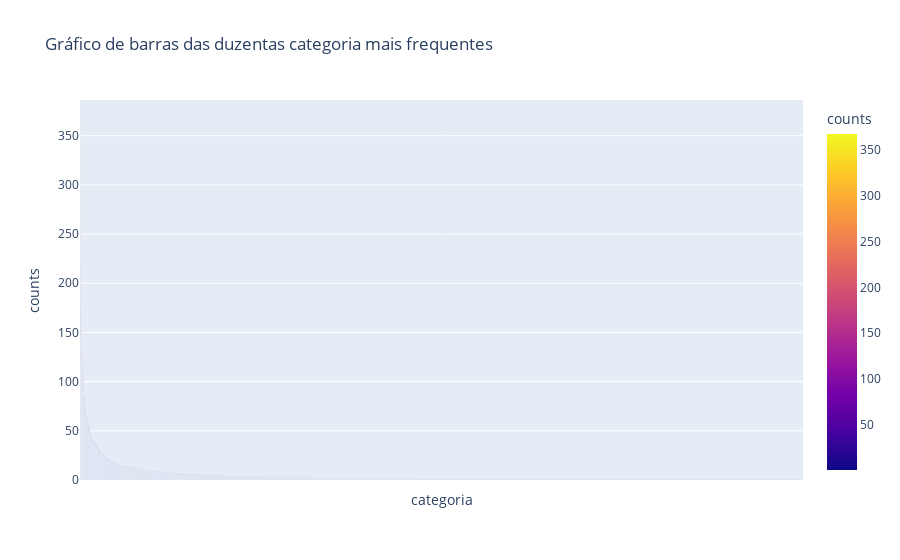

Notebook cell for this chart:
### Markdown cell above
Agora vamos observar quais são as categorias de veículos mais frequentes no banco de dados

### Code cell
fig = px.bar(categoria_freq, x="categoria", y="counts", color="counts", title="Gráfico de barras das duzentas categoria mais frequentes")
fig.update_xaxes(showticklabels=False)
fig.show()

### Figure 1 — Plotly figure (JSON) as saved in the notebook; plotly's stock layout.template omitted (floating-point values rounded to 4 significant figures; data arrays with more than 128 entries replaced by an {"elided": "..."} marker saying what was removed)
{"data": [{"alignmentgroup": "True", "hovertemplate": "categoria=%{x}<br>counts=%{marker.color}<extra></extra>", "legendgroup": "", "marker": {"color": {"elided": "6174 int values"}, "coloraxis": "coloraxis", "pattern": {"shape": ""}}, "name": "", "offsetgroup": "", "orientation": "v", "showlegend": false, "textposition": "auto", "type": "bar", "x": {"elided": "6174 str values"}, "xaxis": "x", "y": {"elided": "6174 int values"}, "yaxis": "y"}], "layout": {"barmode": "relative", "coloraxis": {"colorbar": {"title": {"text": "counts"}}, "colorscale": [[0, "#0d0887"], [0.1111, "#46039f"], [0.2222, "#7201a8"], [0.3333, "#9c179e"], [0.4444, "#bd3786"], [0.5556, "#d8576b"], [0.6667, "#ed7953"], [0.7778, "#fb9f3a"], [0.8889, "#fdca26"], [1, "#f0f921"]]}, "legend": {"tracegroupgap": 0}, "title": {"text": "Gráfico de barras das duzentas categoria mais frequentes"}, "xaxis": {"anchor": "y", "domain": [0, 1], "showticklabels": false, "title": {"text": "categoria"}}, "yaxis": {"anchor": "x", "domain": [0, 1], "title": {"text": "counts"}}}}
